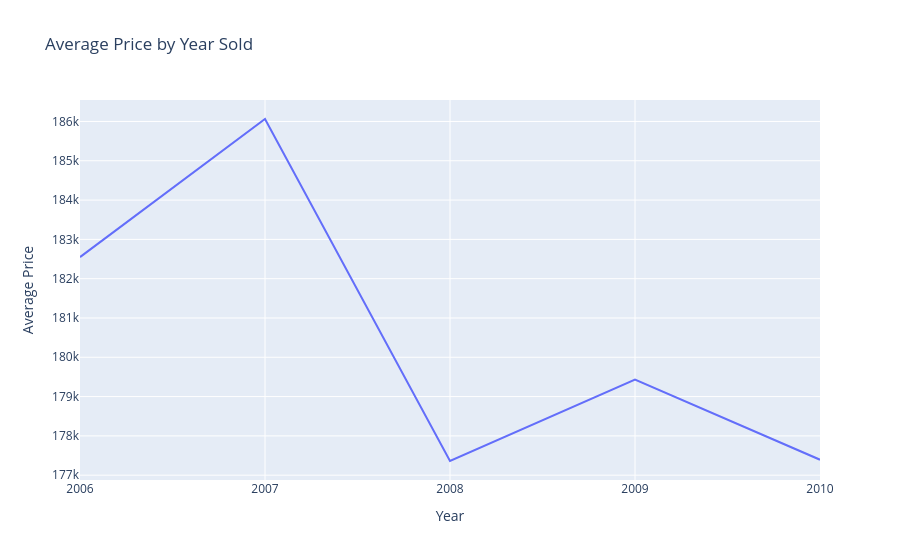

Notebook source saved alongside this figure:
### Markdown cell above
The histogram shows the distribution of house prices. The distribution is right-skewed, the largest number of prices is between 100,000 USD and 250,000 USD, while a small number of expensive houses is in the right

### Code cell
avg_year = df.groupby('YrSold')['Price'].mean()
fig = px.line(x=avg_year.index, y=avg_year.values,
        labels={'x': 'Year', 'y': 'Average Price'},
        title='Average Price by Year Sold')
fig.update_xaxes(type='category')

### Figure 1 — Plotly figure (JSON) as saved in the notebook; plotly's stock layout.template omitted (floating-point values rounded to 4 significant figures)
{"data": [{"hovertemplate": "Year=%{x}<br>Average Price=%{y}<extra></extra>", "legendgroup": "", "line": {"color": "#636efa", "dash": "solid"}, "marker": {"symbol": "circle"}, "mode": "lines", "name": "", "orientation": "v", "showlegend": false, "x": [2006, 2007, 2008, 2009, 2010], "xaxis": "x", "y": [182500.0, 186100.0, 177400.0, 179400.0, 177400.0], "yaxis": "y", "type": "scatter"}], "layout": {"xaxis": {"anchor": "y", "domain": [0.0, 1.0], "title": {"text": "Year"}, "type": "category"}, "yaxis": {"anchor": "x", "domain": [0.0, 1.0], "title": {"text": "Average Price"}}, "legend": {"tracegroupgap": 0}, "title": {"text": "Average Price by Year Sold"}}}
